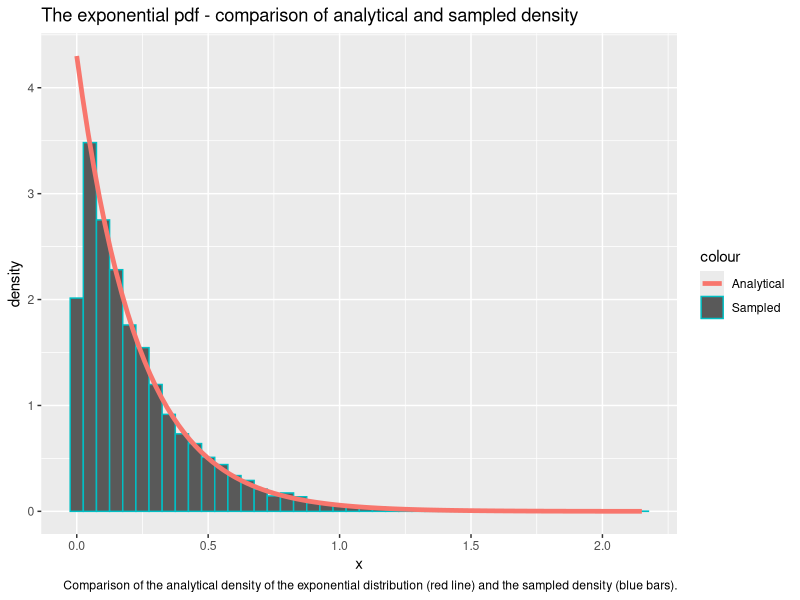
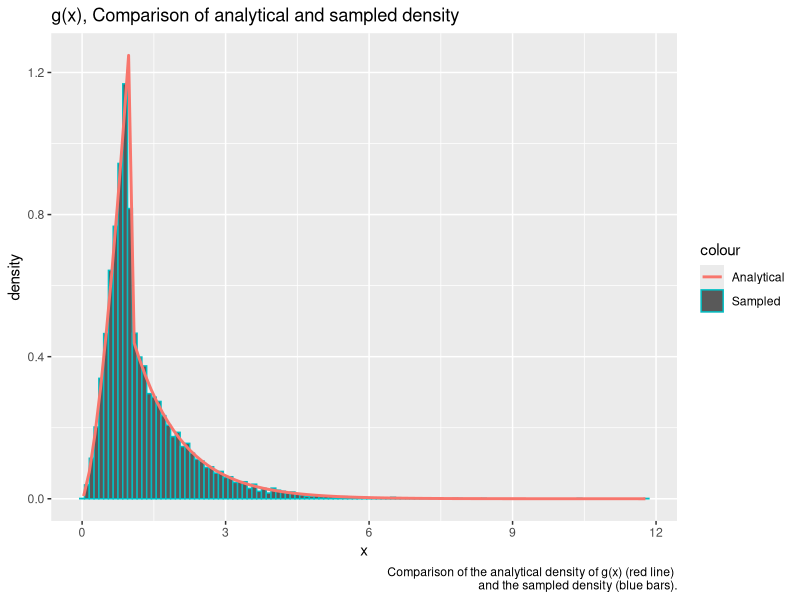
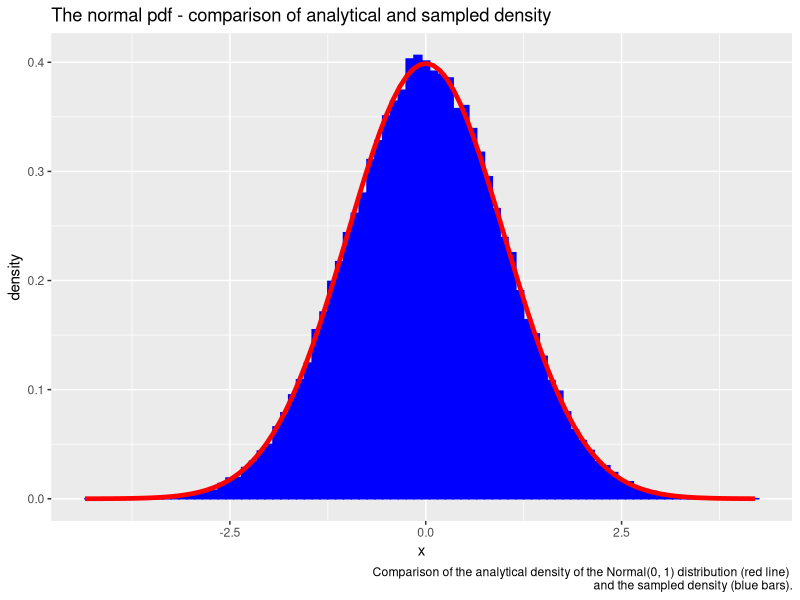
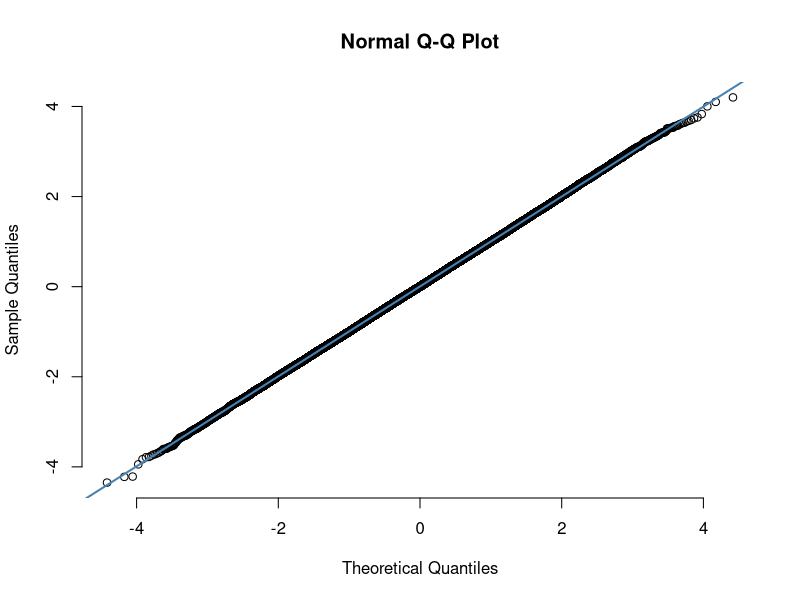
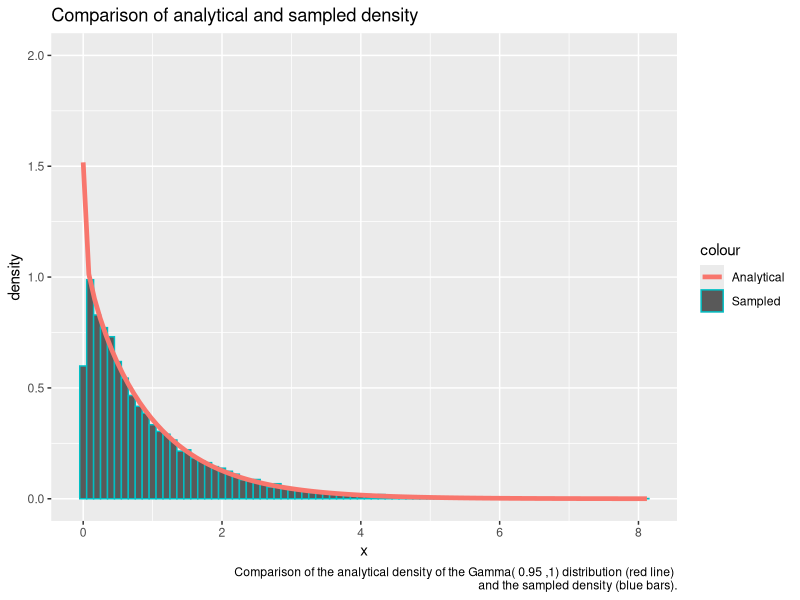
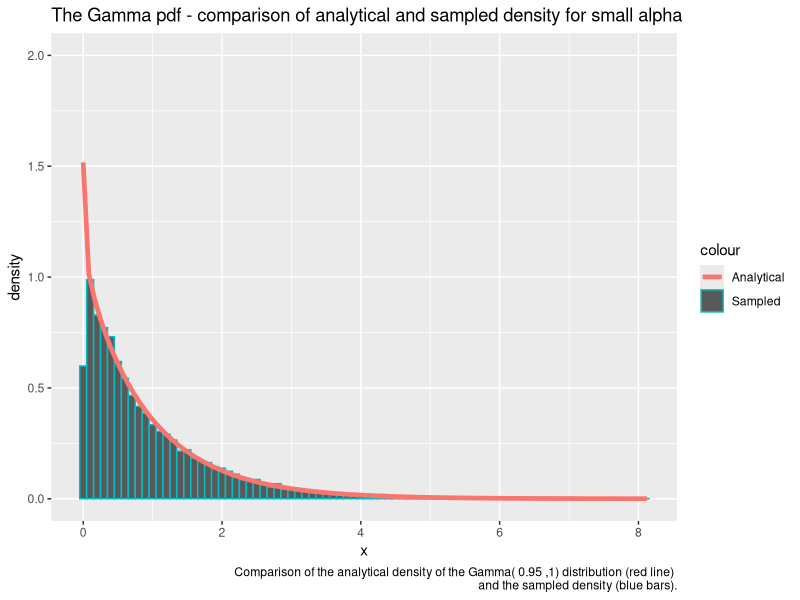
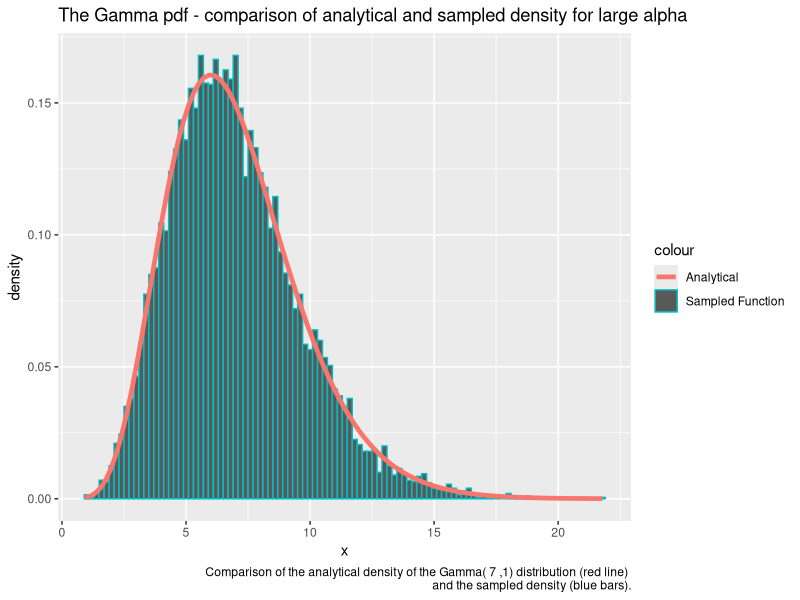
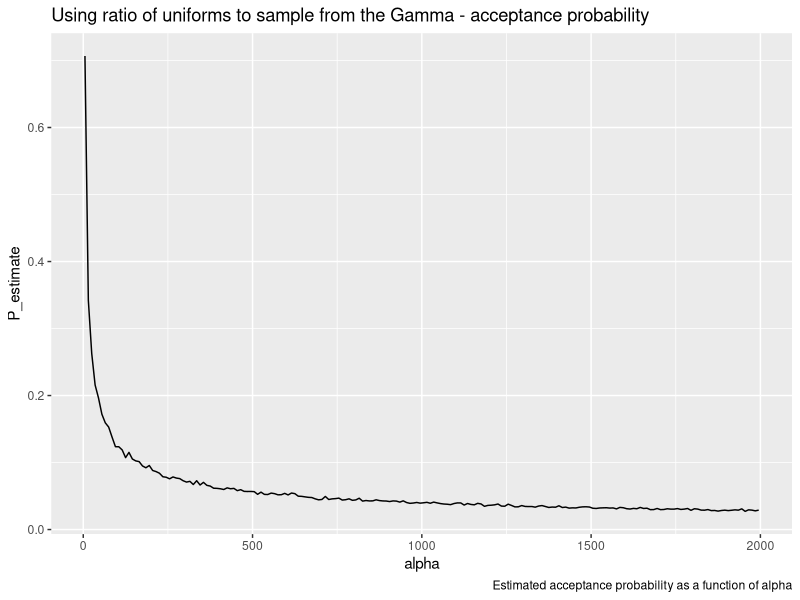

The R source for these figures, in order:
## ---- chunk 1
library(formatR)
showsol <- FALSE
library(knitr)
opts_chunk$set(tidy.opts = list(width.cutoff = 68), tidy = TRUE, warning = FALSE, error = FALSE, message = FALSE, echo = TRUE)
## ---- chunk 2
library(ggplot2) # Load library for plotting
exponential<- function(lambda, n=1){
  u = runif(n) # Draw uniformly distributed variables
  x = -1/lambda*log(u) # Do transformation to get exp. distr. variables 
  return(x)
}
## ---- chunk 3
n = 10000
lambda = 4.300
x = exponential(lambda,n) # Draw samples from created function
cat('Theoretical mean: ', 1/lambda,' Computed mean: ', mean(x),'\n')
cat('Theoretical variance: ', 1/lambda^2, ' Computed variance: ', var(x))
## ---- chunk 4
# Prepare generated samples for plotting by putting them in a dataframe 
df2 <- data.frame(theo=seq(0,max(x),length.out=n), x=x)
# Plot the data
ggplot(df2, aes(x = x)) + geom_histogram(aes(y = ..density.., color = "Sampled"), binwidth=0.05) + stat_function(fun=dexp,geom = "line",size=1.6,args = (mean=lambda),aes(color="Analytical")) + ggtitle("The exponential pdf - comparison of analytical and sampled density") + labs(x='x', y='density', caption='Comparison of the analytical density of the exponential distribution (red line) and the sampled density (blue bars).')
## ---- chunk 5
# The function g(x) from problem A.2
g = function(x, alpha){
  c = alpha*exp(1)/(alpha+exp(1))
  result = vector(length = length(x))
  result[x<1.] = sapply(x[x<1.], function(x) c*x^(alpha - 1))
  result[x>=1.] = sapply(x[x>=1.], function(x) c*exp(-x))
  return(as.double(result))}
# The following function returns n from the density function g(x)
# by doing inversion sampling
G_inv = function(n, alpha){
  c = alpha*exp(1)/(alpha+exp(1))
  u = runif(n)
  result = vector(length = n)
  result[u < c/alpha] = (alpha/c * u[u < c/alpha])^(1/alpha)
  result[u >= c/alpha] = -log(1/alpha + exp(-1) - u[u >= c/alpha]/c)
  return(result)}

alpha = 2.5
n = 10000
xsamples = G_inv(n, alpha) # Sample from the density function g(x) by inversion sampling
c = alpha*exp(1)/(alpha+exp(1))
mean = c/(alpha+1) + 2*c/exp(1)
cat('Theoretical mean: ', mean, ' Sampled mean: ', mean(xsamples))
## ---- chunk 6
variance = c/(alpha+2)+5*c/exp(1) - mean^2
cat('Theoretical variance: ', variance, ' Sampled variance: ', var(xsamples))
## ---- chunk 7
# Prepare generated samples for plotting by putting them in a dataframe 
df2 <- data.frame(theo=seq(0,max(xsamples),length.out=n), value=xsamples)
# Plot the data
ggplot(df2, aes(x = value)) + geom_histogram(aes(y = ..density.., color='Sampled'), binwidth=0.1) + stat_function(fun=g,geom = "line",size=1., args = (mean=alpha), alpha=1., aes(color="Analytical")) + ggtitle("g(x), Comparison of analytical and sampled density") + labs(x='x', y='density', caption=paste('Comparison of the analytical density of g(x) (red line) \n and the sampled density (blue bars).'))
## ---- chunk 8
# Function to draw n i.i.d. Normal(0,1) variables
# based on Box-Muller transform
normal <- function(n){
  x_1 <- runif(n/2)
  x_2 <- exponential(1/2, n/2)
  y_1 <- sqrt(x_2)*cos(2*pi*x_1)
  y_2 <- sqrt(x_2)*sin(2*pi*x_1)
  y <- c(y_1,y_2)
  return(y)}
## ---- chunk 9
n = 100000
x <- normal(n) # Draw n i.i.d. Normal(0,1) variables
cat('Theoretical mean: ', 0,' Computed mean: ', mean(x),'\n')
cat('Theoretical variance: ', 1, ' Computed variance: ', var(x))
## ---- chunk 10
# Prepare generated samples for plotting by putting them in a dataframe 
df2 <- data.frame(theo=seq(0,max(x),length.out=n), value=x)
# Plot the data
ggplot(df2, aes(x = value)) + geom_histogram(aes(y = ..density..), binwidth=0.1, col = 'blue', fill = 'blue') + stat_function(fun=dnorm,geom = "line",size=1.6,col="red",args = list(mean=0, sd = 1)) + ggtitle("The normal pdf - comparison of analytical and sampled density") + labs(x='x', y='density', caption=paste('Comparison of the analytical density of the Normal(0, 1) distribution (red line) \n and the sampled density (blue bars).'))
# Make a qq-plot of the generated samples
qqnorm(x, pch = 1, frame = FALSE)
qqline(x, col = "steelblue", lwd = 2)
## ---- chunk 11
# Function to draw one sample of a d-variate Normal(mu, sigma) variable
# The function uses a transformation of d i.i.d. Normal(0,1) variables
normal_d <- function(d, mu, sigma){
  x <- normal(d)
  y <- mu + t(chol(sigma))%*%x
  return(y)}
## ---- chunk 12
d = 2
n = 100000
mu = c(1,2) # Mean vector
sigma = matrix(c(2.5,3,3,10),ncol=2,nrow=2) # Covariance matrix
sample = matrix(NA, ncol = d, nrow = n) # Prepare to draw samples
for (i in 1:n){
  sample[i,] <- normal_d(d,mu,sigma) # Draw n samples
}
average = apply(sample, 2,mean)
cat('Mean vector: \n')
average
covmat = cov(sample)
cat('Covariance matrix: \n')
covmat
## ---- chunk 13
library(nortest)
# Conduct Anderson-Daling test to check normality of the data
ad.test(sample[,1])
ad.test(sample[,2])
## ---- chunk 14
small_gamma = function(alpha, n=1){
  result = vector()
  iter = 0
  sampled = 0
  c = 1/(gamma(alpha)) * (1/alpha + exp(-1))
  
  while(sampled < n){

    # Sample from g(x)
    uniform2 = runif(n)
    x = G_inv(n, alpha)
    # Compute the acceptance probabilites
    probs = dgamma(x, alpha, rate=1) / (c * as.double(g(x, alpha)))
    # Append samples where u < f(x) / c g(x)
    result = append(result, x[uniform2 <= probs])
    # Increase counters
    sampled = sampled + sum(uniform2 <= probs)
    iter = iter + n
  }
  
  iter = iter - length(result) + n
  
  return(list(samples = result[seq(1:n)], iter = iter))
}
## ---- chunk 15
alpha = 0.95
G1 <- small_gamma(alpha, 10000)
df12 = data.frame(G1)

cat('Theoretical mean: ', alpha,' Computed mean: ', mean(G1$samples),'\n')
cat('Theoretical variance: ', alpha, ' Computed variance: ', var(G1$samples))
## ---- chunk 16
ggplot(data=df12, aes(x=samples)) + geom_histogram(data=df12, aes(x=samples, y=..density.., color="Sampled"), binwidth=0.1) +  stat_function(fun=dgamma, geom = "line",size=1.6, args = list(shape=alpha, rate=1), aes(x=samples, color = "Analytical")) + ggtitle("Comparison of analytical and sampled density") + ylim(0. ,2.0) + labs(x='x', y='density', caption=paste('Comparison of the analytical density of the Gamma(', alpha, ',1) distribution (red line) \n and the sampled density (blue bars).'))
ggplot(data=df12, aes(x=samples)) + geom_histogram(data=df12, aes(x=samples, y=..density.., color="Sampled"), binwidth=0.1) +  stat_function(fun=dgamma, geom = "line",size=1.6, args = list(shape=alpha, rate=1), aes(x=samples, color = "Analytical")) + ggtitle("The Gamma pdf - comparison of analytical and sampled density for small alpha") + ylim(0. ,2.0) + labs(x='x', y='density', caption=paste('Comparison of the analytical density of the Gamma(', alpha, ',1) distribution (red line) \n and the sampled density (blue bars).'))
## ---- chunk 17
large_gamma <- function(alpha, n=1){
  #log transformations of a and b+
  loga = 1/2 * (alpha - 1) * (log(alpha - 1) - 1)
  logb = 1/2 * (alpha + 1) * (log(alpha + 1) - 1)
  result = vector(mode="numeric")
  
  i = 0
  iter = 0
  while (i < n){
    iter = iter + 1 
    log_x_1 = loga + log(runif(1))
    log_x_2 = logb + log(runif(1))
    #equivalent condition of (x_1, x_2) in C_f
    if (2*log_x_1 <= (alpha - 1)*(log_x_2 - log_x_1) - exp(log_x_2 - log_x_1)){
      result = append(result, exp(log_x_2 - log_x_1))
      i = i + 1
    }
    else{}
  }
  list(samples = result, iter = iter)
}
## ---- chunk 18
alpha = 7.
G2 = large_gamma(alpha, 10000)
cat('Theoretical mean: ', alpha,' Computed mean: ', mean(G2$samples),'\n')
cat('Theoretical variance: ', alpha, ' Computed variance: ', var(G2$samples))
## ---- chunk 19
df16 = data.frame(data=G2)

ggplot(df16, aes(x=data.samples)) + geom_histogram(data=df16, aes(x = data.samples, y=..density.., color="Sampled Function"), binwidth=0.2) + stat_function(fun=dgamma,geom = "line",size=1.6,aes(color='Analytical'),args = list(shape=alpha, rate = 1)) + ggtitle("The Gamma pdf - comparison of analytical and sampled density for large alpha") + labs(x='x', y='density', caption=paste('Comparison of the analytical density of the Gamma(', alpha, ',1) distribution (red line) \n and the sampled density (blue bars).'))
## ---- chunk 20
iterations = c()

for (alpha in seq(2, 2000, 10)){
  #Sample 1000 gamma variables for a particular alpha
  G = large_gamma(alpha, 1000)
  #Iter is here the average over all 1000 samples
  iterations = append(iterations, G$iter)
}

df15 = data.frame(alpha = seq(5, 2000, 10), P_estimate = 1000/iterations)

ggplot(df15, aes(x = alpha, y = P_estimate)) + geom_line() + ggtitle("Using ratio of uniforms to sample from the Gamma - acceptance probability") + labs(caption='Estimated acceptance probability as a function of alpha')
## ---- chunk 21
gamma2 = function(alpha, beta=1, n  = 1){
  if (alpha == 1.0){
    return(list(samples = exponential(beta, n), iter = n))
  }
  else if (alpha <= 1){
    G = small_gamma(alpha, n)
    G$samples = G$samples / beta
    return(G)
  }
  else if (alpha > 1){
    G = large_gamma(alpha, n)
    G$samples = G$samples / beta
    return(G)
  }
}

alpha = 1000
beta = 1

G = gamma2(alpha, beta, 10000)

df17 <- data.frame(G)

histo = hist(G$samples, plot=F)
ggplot(df17, aes(x = samples)) + geom_histogram(aes(y = ..density.., color='Sampled'), bins=50) + stat_function(fun=dgamma,geom = "line",size=1.6,aes(color='Analytical'),args = list(shape=alpha, rate=beta)) + ggtitle("The Gamma pdf - comparison of analytical and sampled density for extreme alpha") + ylim(0, 1.1*max(histo$density)) + labs(x='x', y='density', caption=paste('Comparison of the analytical density of the Gamma(', alpha, ',1) distribution (red line) \n and the sampled density (blue bars).'))
## ---- chunk 22
library(MCMCpack)
get_gamma_samples <- function(alpha){
  return(gamma2(alpha)$samples)
}

dirichlet <- function(alpha){
  z<- sapply(alpha,get_gamma_samples)
  x <- z/sum(z)
  return(x)
}
## ---- chunk 23
k = 5
n = 20000
x <- matrix(NA, ncol = k, nrow = n)
alpha <- exponential(1,k)
for (i in 1:n){
  x[i,] <- dirichlet(alpha)
}
cat('Theoretical mean: ', alpha/sum(alpha),'\n','Computed mean: ', apply(x,2,mean),'\n')
cat('Theoretical variance: ', alpha*(sum(alpha)-alpha)/(sum(alpha)^2*(sum(alpha)+1)),'\n', 'Computed variance: ', apply(x,2,var))
## ---- chunk 24
n <- 10000
alpha <- rep(1,k)
x <- matrix(NA, ncol = k, nrow = n)
for (i in 1:n){
  x[i,] <- dirichlet(alpha)
}
y <- as.vector(rdirichlet(n,alpha))
rfunc = data.frame(value = y)
ourfunc = data.frame(value = as.vector(x))
rfunc$type = 'R function'
ourfunc$type = 'Our function'
df = rbind(rfunc,ourfunc)
ggplot(df, aes(value, fill = type)) + 
   geom_histogram(alpha = 0.5, aes(y = ..density..), position = 'identity') + ggtitle('Comparison of Dirichlet samplers') + labs(x='x', y='density', caption=paste('Comparison of the sampled density of x_k\n sampled from our dirichlet sampler (red bars) and the sampler from MCMpack (blue bars)'))
## ---- chunk 25
df2 <- data.frame(theo=seq(0,max(x[,1]),length.out=n), value=x[,1])
ggplot(df2, aes(x = value)) + geom_histogram(aes(y = ..density..), 
      binwidth = 0.005,fill = 'blue', color = 'blue') + stat_function(fun=dbeta,geom = "line",size=1.6,col="red",args = list(shape1=1,shape2=k-1)) + ggtitle("Our function vs. analytical density") + labs(x='x', y='density', caption=paste('Comparison of the sampled density of x_1 sampled from our dirichlet sampler (blue bars) and the Beta distribution (red line)'))
## ---- chunk 26
f <- function(x){
  return((2+x)^125*(1-x)^38*x^34)
}

optimum = optimize(f,c(0,1),maximum = TRUE)

draw_samples <- function(n){
  samples <- rep(NA,n)
  iter = 0
  for (i in 1:n){
    finish = 0
    while(finish ==0){
      iter = iter + 1
      x_sample <- runif(1)
      alpha <- f(x_sample)/optimum$objective
      u = runif(1)
      if (u <=alpha){
        samples[i] <- x_sample
        finish <- 1
      }
    }
  }
  return(list(samples = samples, iterations = iter))
}
## ---- chunk 27
n = 10000
g <- function(x){
  return(f(x)*x)
}
f_density <- function(x){return(f(x)/integrate(f,0,1)$value)}
y <- draw_samples(n)
cat("Computed mean: ", sum(y$samples)/n, '\n')
cat("Theoretical mean: ", integrate(g,0,1)$value/integrate(f,0,1)$value, '\n')
df <- data.frame(theo=seq(0,1,length.out=n), value=y$samples)
ggplot(df, aes(x = value)) + geom_histogram(aes(y = ..density..), binwidth=0.001, col = 'blue', fill = 'blue') + stat_function(fun=f_density,geom = "line",size=1.6,col="red") + ggtitle("Comparison of analytical and sampled density") + xlim(0,1) + geom_segment(x = sum(y$samples)/n, xend = sum(y$samples)/n, y = 0, yend = 100, col = "green", size = 1.2, linetype = "longdash") + labs(x='x', y='density', caption=paste('Comparison of the sampled density of x_k sampled from our dirichlet sampler (red bars) and the sampler from MCMpack (blue bars)'))
## ---- chunk 28
cat("Average random numbers generated: ", y$iterations/n, '\n')
cat("Theoretical expected number: ", optimum$objective/integrate(f,0,1)$value)
## ---- chunk 29
unscaled_posterior_target = function(x){
  return(f_density(x)*dbeta(x, 1, 5))
}

NC_posterior = integrate(unscaled_posterior_target, 0, 1)$value

posterior_target = function(x){
  return(unscaled_posterior_target(x) / NC_posterior) 
}

posterior_target_mean_density = function(x){
  return(x * posterior_target(x))
}

theoretical_mean = integrate(posterior_target_mean_density, 0, 1)$value

weights = posterior_target(y$samples) / f_density(y$samples)
posterior_mean = sum(y$samples*weights) / (n)
cat("IS posterior mean estimate:", posterior_mean, "\n")
cat("Analytical posterior mean:", theoretical_mean)
## ---- chunk 30
unscaled_weights = unscaled_posterior_target(y$samples) / f(y$samples)
posterior_mean_SN = sum(y$samples*unscaled_weights) / (sum(unscaled_weights))

cat("self-normalizing IS posterior mean estimate:", posterior_mean_SN, "\n")
cat("Analytical posterior mean:", theoretical_mean)
## ---- chunk 31
dbeta2 = function(x){
  return(dbeta(x, 1, 5))
}
est = 0.62
cat(paste('Mass left of x =',est,':', integrate(dbeta2, 0, est)$value))
